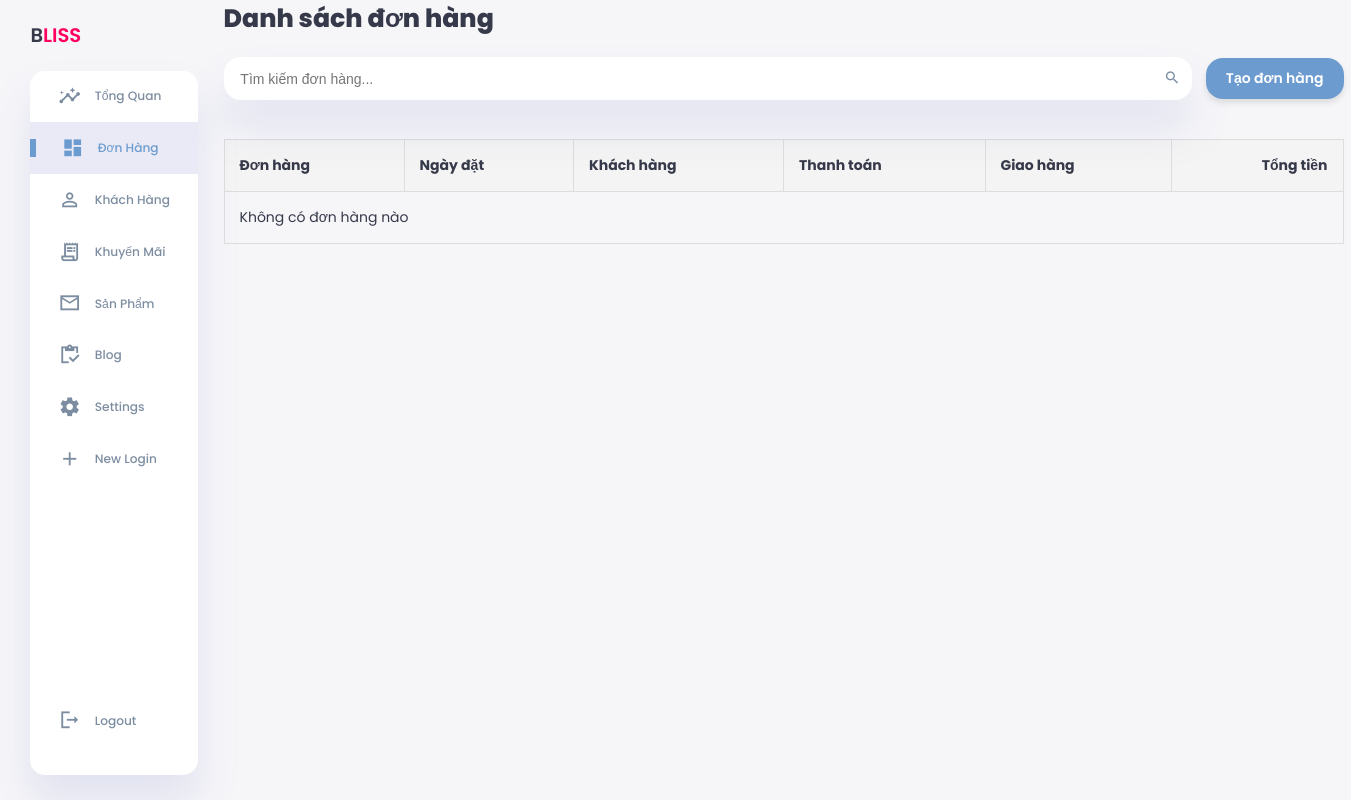
The app's page /admin/donhang.php, older data.
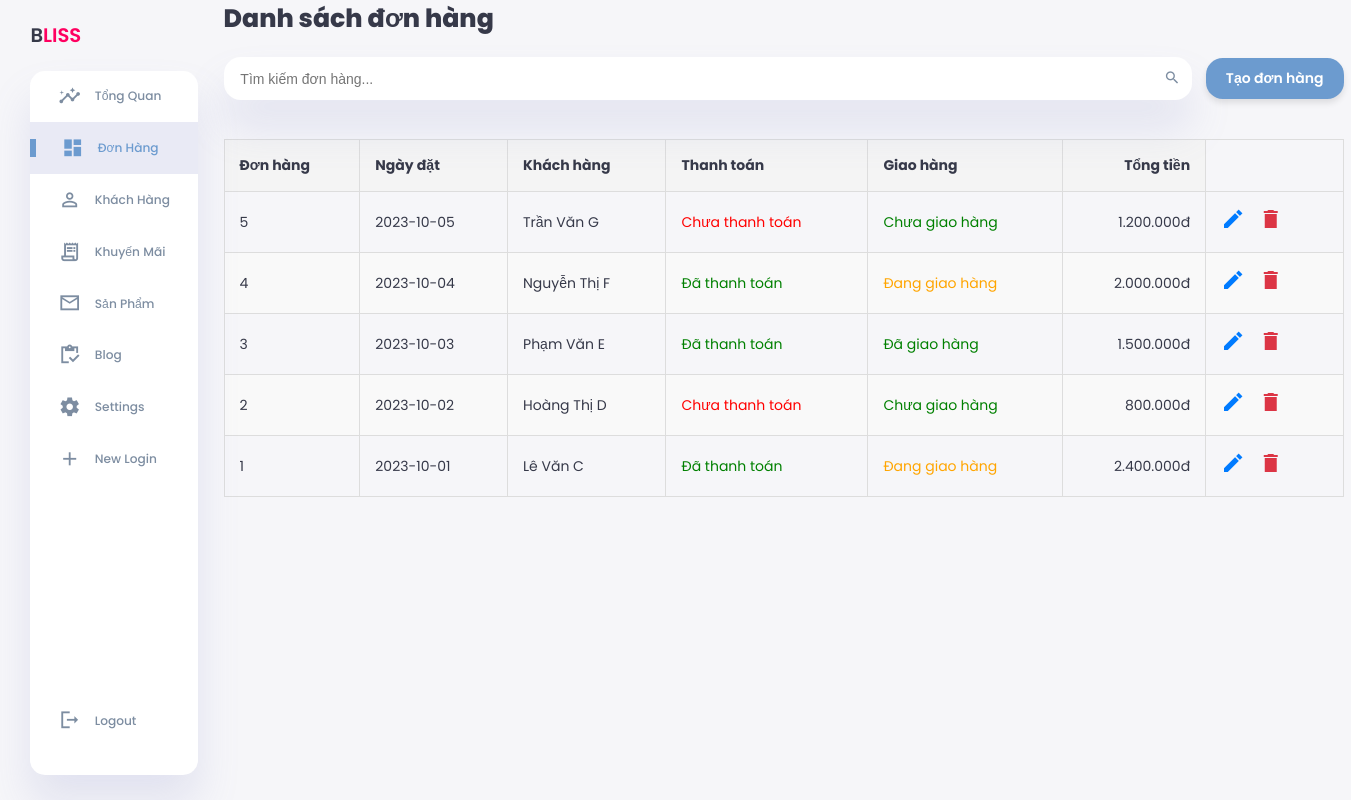
The same page, newer data.
### tables this page shows
CREATE TABLE IF NOT EXISTS don_hang (
    ma_don_hang INT AUTO_INCREMENT PRIMARY KEY,
    ma_khach_hang INT, 
    ma_dia_chi INT,
    ngay_dat DATE NOT NULL,
    tinh_trang_thanh_toan VARCHAR(50),
    tinh_trang_giao_hang VARCHAR(50),
    phuong_thuc_thanh_toan VARCHAR(100),
    FOREIGN KEY (ma_khach_hang) REFERENCES khach_hang(ma_khach_hang) ON DELETE CASCADE,
    FOREIGN KEY (ma_dia_chi) REFERENCES dia_chi(ma_dia_chi) ON DELETE CASCADE
);

CREATE TABLE IF NOT EXISTS khach_hang (
    ma_khach_hang INT AUTO_INCREMENT PRIMARY KEY,
    ten_khach_hang VARCHAR(255) NOT NULL,
    mail VARCHAR(255) UNIQUE NOT NULL,  
    so_dien_thoai VARCHAR(50) UNIQUE NOT NULL,
    facebook_id VARCHAR(50) NULL
);

### admin/donhang.php (the view, shortened to what this page needs)
<!DOCTYPE html>
<html lang="vi">
<head>
    <link rel="stylesheet" href="../Css/donhang.css">
</head>
<body>
<div class="container">
<?php include('menu.php'); ?>
    <main>
        <h1>Danh sách đơn hàng</h1>
<div class="search-create-container">
    <div class="search-bar">
        <input type="text" id="search-input" placeholder="Tìm kiếm đơn hàng..." onkeyup="searchOrders()">
        <span class="material-icons-sharp">search</span>
    </div>
    <a href="../admin/taodonhang.php" class="create-order-btn">Tạo đơn hàng</a>
</div>
       <div class="orders">
            <table>
                <thead>
                    <tr>
                        <th>Đơn hàng</th>
                        <th>Ngày đặt</th>
                        <th>Khách hàng</th>
                        <th>Thanh toán</th>
                        <th>Giao hàng</th>
                        <th class="total-price">Tổng tiền</th>
                    </tr>
                </thead>
                <tbody>
                <?php
$servername = "localhost";
$username = "root";
$password = "";
$dbname = "furniture_store";
$conn = new mysqli($servername, $username, $password, $dbname);
$sql = "SELECT don_hang.ma_don_hang, don_hang.ngay_dat, khach_hang.ten_khach_hang,
               don_hang.tinh_trang_thanh_toan, don_hang.tinh_trang_giao_hang,
               SUM(ctdh.thanh_tien) AS tong_tien
        FROM don_hang
        JOIN khach_hang ON don_hang.ma_khach_hang = khach_hang.ma_khach_hang
        JOIN chi_tiet_don_hang ctdh ON don_hang.ma_don_hang = ctdh.ma_don_hang
        GROUP BY don_hang.ma_don_hang, don_hang.ngay_dat, khach_hang.ten_khach_hang,
                 don_hang.tinh_trang_thanh_toan, don_hang.tinh_trang_giao_hang
        ORDER BY don_hang.ngay_dat DESC";
$result = $conn->query($sql);
if ($result->num_rows > 0) {
    while($row = $result->fetch_assoc()) {
        echo "<tr>";
        echo "<td>" . $row['ma_don_hang'] . "</td>";
        echo "<td>" . $row['ngay_dat'] . "</td>";
        echo "<td>" . $row['ten_khach_hang'] . "</td>";
        echo "<td class='" . ($row['tinh_trang_thanh_toan'] == 'Đã thanh toán' ? 'status-paid' : 'status-unpaid') . "'>" . $row['tinh_trang_thanh_toan'] . "</td>";
        echo "<td class='" . ($row['tinh_trang_giao_hang'] == 'Đang giao hàng' ? 'delivery-pending' : 'delivery-done') . "'>" . $row['tinh_trang_giao_hang'] . "</td>";
        echo "<td class='total-price'>" . number_format($row['tong_tien'], 0, ',', '.') . "đ</td>";
        echo "<td>
                <a href='../BE/edit_order.php?ma_don_hang={$row['ma_don_hang']}' class='edit-btn'>
                    <span class='material-icons-sharp'>edit</span>
                </a>
                <a href='../BE/delete_order.php?ma_don_hang={$row['ma_don_hang']}' class='delete-btn' onclick='return confirm(\"Bạn có chắc chắn muốn xóa đơn hàng này?\")'>
                    <span class='material-icons-sharp'>delete</span>
                </a>
              </td>";
        echo "</tr>";
    }
} else {
    echo "<tr><td colspan='7'>Không có đơn hàng nào</td></tr>";
}
?>
</tbody>
            </table>
        </div>
    </main>
</body>
</html>

Row changes from the older to the newer data that the page shows:
added don_hang: ma_don_hang "5", ngay_dat "2023-10-05", ma_khach_hang.ten_khach_hang "Trần Văn G", tinh_trang_thanh_toan "Chưa thanh toán", tinh_trang_giao_hang "Chưa giao hàng", tong_tien "1.200.000"
added don_hang: ma_don_hang "4", ngay_dat "2023-10-04", ma_khach_hang.ten_khach_hang "Nguyễn Thị F", tinh_trang_thanh_toan "Đã thanh toán", tinh_trang_giao_hang "Đang giao hàng", tong_tien "2.000.000"
added don_hang: ma_don_hang "3", ngay_dat "2023-10-03", ma_khach_hang.ten_khach_hang "Phạm Văn E", tinh_trang_thanh_toan "Đã thanh toán", tinh_trang_giao_hang "Đã giao hàng", tong_tien "1.500.000"
now on this page (row edited): don_hang: ma_don_hang "2", ngay_dat "2023-10-02", ma_khach_hang.ten_khach_hang "Hoàng Thị D", tinh_trang_thanh_toan "Chưa thanh toán", tinh_trang_giao_hang "Chưa giao hàng", tong_tien "800.000"
now on this page (row edited): don_hang: ma_don_hang "1", ngay_dat "2023-10-01", ma_khach_hang.ten_khach_hang "Lê Văn C", tinh_trang_thanh_toan "Đã thanh toán", tinh_trang_giao_hang "Đang giao hàng", tong_tien "2.400.000"
Text that changed along with them:
text no longer shown: "Không có đơn hàng nào"
